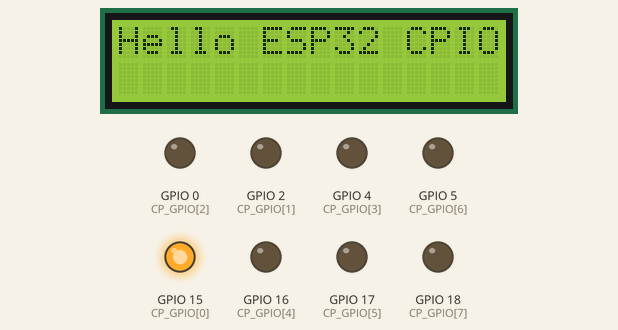
Bench run of a sketch on a simulated ESP32. Parts: 16×2 character LCD, output pins drawn as LEDs (lit = HIGH). What the sketch prints to the serial monitor is not drawn.

Above: at 2.18 s.
At 2.58 s:
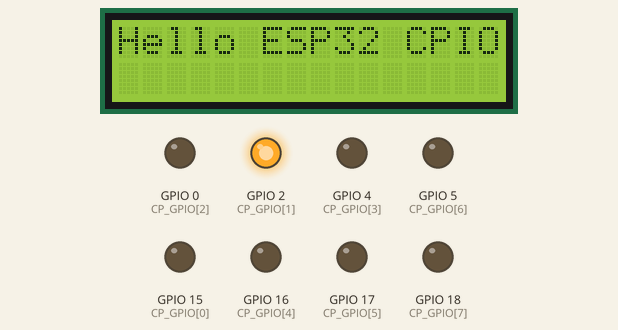
At 2.98 s:
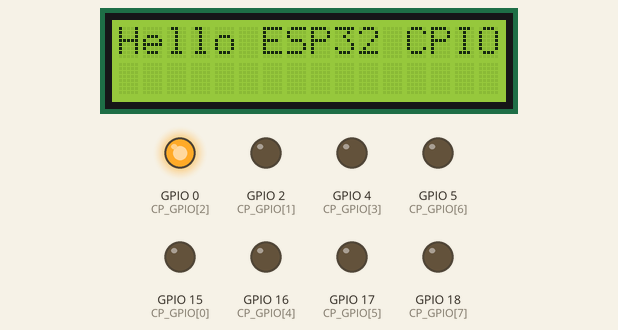
At 3.78 s:
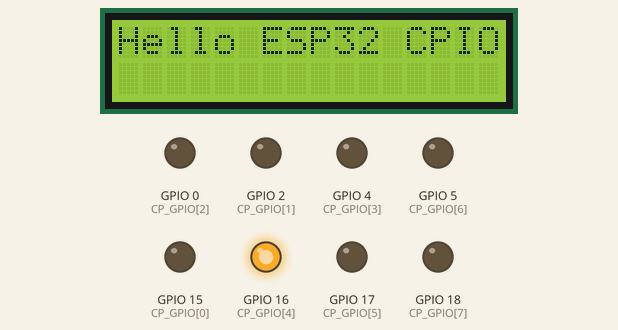
At 4.58 s:
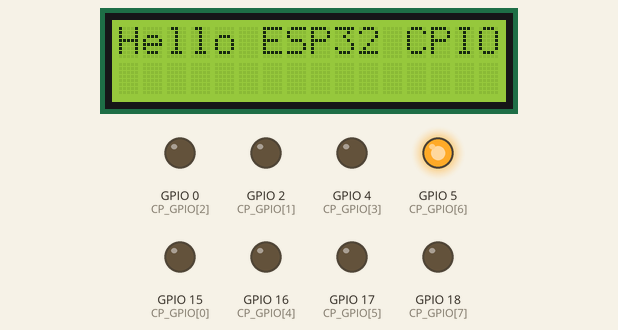
At 5.58 s:
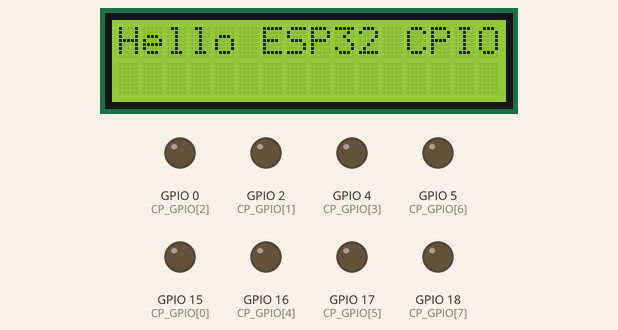
Timing chart, 0 to 40.0 s (numbered marks = the images above):
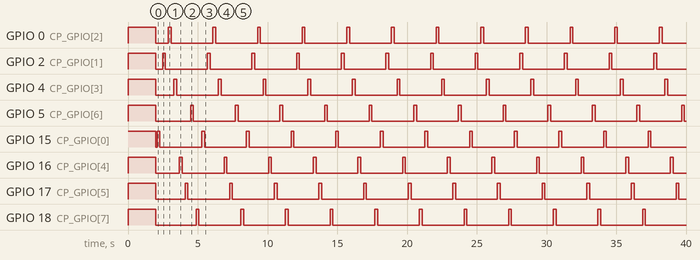

The sketch:

cp_esp32_lcd.ino
```cpp
#include "LiquidCrystal_I2C.h"

LiquidCrystal_I2C lcd(0x27, 16, 2);

//定义LED1管脚
const int CP_GPIO[8] = {15, 2, 0, 4, 16, 17, 5, 18};

void setup() {
  Serial.begin(115200);
  Serial.setDebugOutput(true);

  //设置LED1引脚为输出模式
  for (int i = 0; i < 8; i++) {
    pinMode(CP_GPIO[i], OUTPUT);
  }

  //LED1引脚输出高电平，点亮
  setState(HIGH);
  delay(2000);//延时200ms
  setState(LOW);

  Serial.println("init display...");
  lcd.init();
  lcd.backlight();
  //lcd.noBacklight();

  lcd.print("Hello ESP32 CPIOT 2023.10");
}

void setState(int state) {
  for (int i = 0; i < 8; i++) {
    digitalWrite(CP_GPIO[i], state);
  }
}

void blink(int gpio) {
  digitalWrite(gpio, HIGH);//LED1引脚输出高电平，点亮
  delay(200);//延时200ms
  digitalWrite(gpio, LOW);//LED1引脚输出低电平，熄灭
  delay(200);//延时200ms
}

void loop() {
  for (int i = 0; i < 8; i++) {
    blink(CP_GPIO[i]);
  }
}
```

Measured:
- by itself, GPIO 18 (CP_GPIO[7]): alternates HIGH for 0.20 s and LOW for 3.0 s
- by itself, GPIO 0 (CP_GPIO[2]), GPIO 2 (CP_GPIO[1]), GPIO 4 (CP_GPIO[3]), GPIO 5 (CP_GPIO[6]), GPIO 15 (CP_GPIO[0]), GPIO 16 (CP_GPIO[4]), GPIO 17 (CP_GPIO[5]): repeats every 3.2 s: HIGH 0.20 s, LOW 3.0 s
- by itself, everything shown: repeats every 3.2 s, in 16 steps
